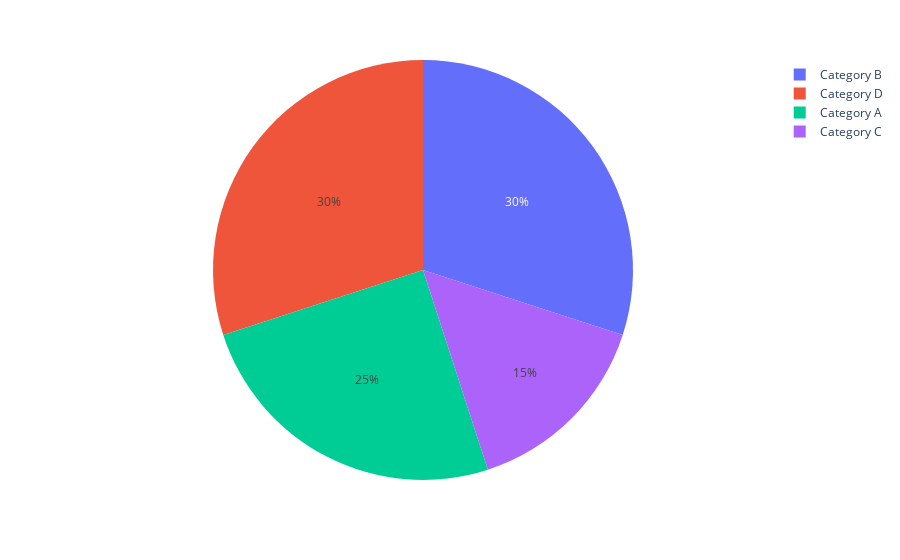

Source (notebook cell):
### Code cell
import plotly.express as px 
data = {'Category': ['Category A', 'Category B', 'Category C', 'Category D'],
'Values': [25, 30, 15, 30]}

px.pie(data,names='Category',values='Values')

### Figure 1 — Plotly figure (JSON) as saved in the notebook; plotly's stock layout.template omitted (floating-point values rounded to 4 significant figures)
{"data": [{"domain": {"x": [0, 1], "y": [0, 1]}, "hovertemplate": "Category=%{label}<br>Values=%{value}<extra></extra>", "labels": ["Category A", "Category B", "Category C", "Category D"], "legendgroup": "", "name": "", "showlegend": true, "type": "pie", "values": [25, 30, 15, 30]}], "layout": {"legend": {"tracegroupgap": 0}, "margin": {"t": 60}}}
